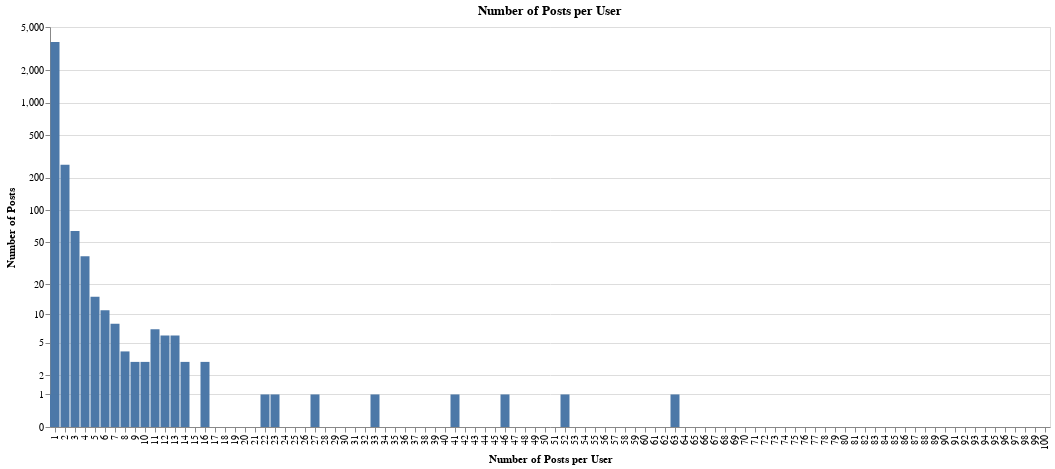

The notebook cell saved with this chart:
### Code cell
posts_per_user = df.query("depth == -1").groupby("author").size()
distribution = posts_per_user.value_counts().sort_index()
distribution_df = distribution.reset_index()
distribution_df.columns = ["posts_per_user", "number_of_users"]

c = (
    alt.Chart(distribution_df)
    .mark_bar()
    .encode(
        x=alt.X(
            "posts_per_user:O",
            title="Number of Posts per User",
            scale={"domain": range(1, 101)},
        ),
        y=alt.Y(
            "number_of_users:Q",
            title="Number of Posts",
            scale=alt.Scale(
                type="symlog",
                domain=[0, 5_000],
                zero=True,
            ),
            axis=alt.Axis(
                values=[
                    0,
                    1,
                    2,
                    5,
                    10,
                    20,
                    50,
                    100,
                    200,
                    500,
                    1_000,
                    2_000,
                    5_000,
                ]
            ),
        ),
        tooltip=[
            alt.Tooltip("posts_per_user:Q", title="# of Posts per User"),
            alt.Tooltip("number_of_users:Q", title="# of Users"),
        ],
    )
    .properties(
        width=1000,
        height=400,
        title=alt.Title(text="Number of Posts per User"),
    )
)

c

### Figure 1 — Vega-Lite specification as saved in the notebook (floating-point values rounded to 4 significant figures)
{"usermeta": {"embedOptions": {"theme": "dark"}}, "config": {"view": {"continuousWidth": 300, "continuousHeight": 300}}, "data": {"name": "data-4ba2657486508c151c590a1c6a353700"}, "mark": {"type": "bar"}, "encoding": {"tooltip": [{"field": "posts_per_user", "title": "# of Posts per User", "type": "quantitative"}, {"field": "number_of_users", "title": "# of Users", "type": "quantitative"}], "x": {"field": "posts_per_user", "scale": {"domain": [1, 2, 3, 4, 5, 6, 7, 8, 9, 10, 11, 12, 13, 14, 15, 16, 17, 18, 19, 20, 21, 22, 23, 24, 25, 26, 27, 28, 29, 30, 31, 32, 33, 34, 35, 36, 37, 38, 39, 40, 41, 42, 43, 44, 45, 46, 47, 48, 49, 50, 51, 52, 53, 54, 55, 56, 57, 58, 59, 60, 61, 62, 63, 64, 65, 66, 67, 68, 69, 70, 71, 72, 73, 74, 75, 76, 77, 78, 79, 80, 81, 82, 83, 84, 85, 86, 87, 88, 89, 90, 91, 92, 93, 94, 95, 96, 97, 98, 99, 100]}, "title": "Number of Posts per User", "type": "ordinal"}, "y": {"axis": {"values": [0, 1, 2, 5, 10, 20, 50, 100, 200, 500, 1000, 2000, 5000]}, "field": "number_of_users", "scale": {"domain": [0, 5000], "type": "symlog", "zero": true}, "title": "Number of Posts", "type": "quantitative"}}, "height": 400, "title": {"text": "Number of Posts per User"}, "width": 1000, "$schema": "https://vega.github.io/schema/vega-lite/v5.20.1.json", "datasets": {"data-4ba2657486508c151c590a1c6a353700": [{"posts_per_user": 1, "number_of_users": 3637}, {"posts_per_user": 2, "number_of_users": 265}, {"posts_per_user": 3, "number_of_users": 64}, {"posts_per_user": 4, "number_of_users": 37}, {"posts_per_user": 5, "number_of_users": 15}, {"posts_per_user": 6, "number_of_users": 11}, {"posts_per_user": 7, "number_of_users": 8}, {"posts_per_user": 8, "number_of_users": 4}, {"posts_per_user": 9, "number_of_users": 3}, {"posts_per_user": 10, "number_of_users": 3}, {"posts_per_user": 11, "number_of_users": 7}, {"posts_per_user": 12, "number_of_users": 6}, {"posts_per_user": 13, "number_of_users": 6}, {"posts_per_user": 14, "number_of_users": 3}, {"posts_per_user": 16, "number_of_users": 3}, {"posts_per_user": 22, "number_of_users": 1}, {"posts_per_user": 23, "number_of_users": 1}, {"posts_per_user": 27, "number_of_users": 1}, {"posts_per_user": 33, "number_of_users": 1}, {"posts_per_user": 41, "number_of_users": 1}, {"posts_per_user": 46, "number_of_users": 1}, {"posts_per_user": 52, "number_of_users": 1}, {"posts_per_user": 63, "number_of_users": 1}, {"posts_per_user": 382, "number_of_users": 1}]}}
